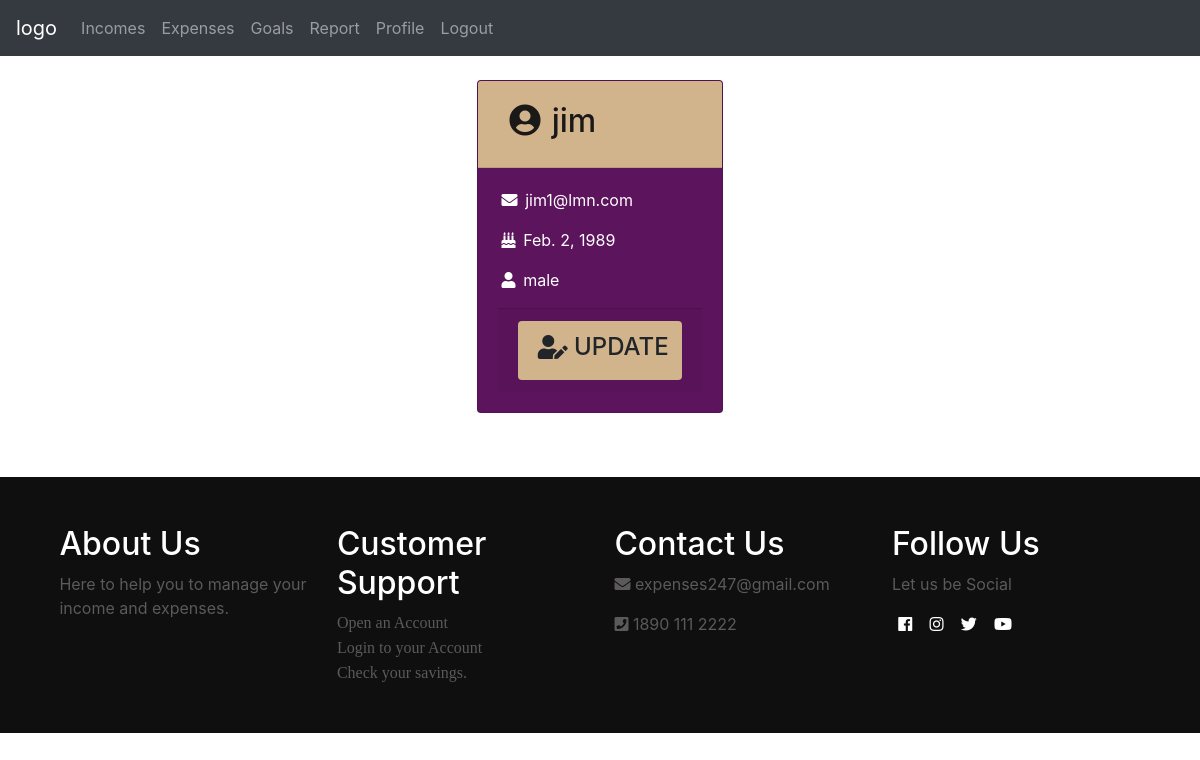
The page /profile/ (signed in) on the database its author committed.
### signup/models.py (models this page shows)
class user_details(models.Model):
    email = models.EmailField(max_length=30,primary_key=True)
    password = models.CharField(max_length=12, null=False)
    username = models.CharField(max_length=12)
    bdate = models.DateField()
    gender = models.CharField(max_length=6)

### signup/views.py (the view)
# urls.py: url(r'^profile/$',views.profile,name='profile'),
def profile(request):
    usr=user_details.objects.get(email=request.session['usremail'])
    return render(request,'signup/profile.html',context={"usr": usr})

### signup/templates/signup/profile.html (shortened to what this page needs)
<!DOCTYPE html>
{% extends 'base1.html' %}
    {% block content %}
    <div>
        <div class="container">
            <div class="row justify-content-center">
                <div class="card text-white mb-3" style="background-color: rgb(92, 20, 92);">
                    <div class="card-header" style="color: rgb(26, 25, 24);background-color: tan;"><h2><i class="fas fa-user-circle" style="padding: 0.7rem;"></i>{{ usr.username }}</h2></div>
                            <div class="card-body">
                                <p class="card-text"><i class="fas fa-envelope" style="padding: 0.2rem;"></i>   {{ usr.email }}</p>
                                <p class="card-text"><i class="fas fa-birthday-cake" style="padding: 0.2rem;"></i> {{ usr.bdate }}</p>
                                <p class="card-text"><i class="fas fa-user" style="padding: 0.2rem;"></i> {{ usr.gender }}</p>
                                <div class="card-footer" style="display: inline-flex;">
                                    <button class="btn" style="background-color: tan;" onclick='updPrf("{{ usr.email }}", "{{ csrf_token }}")'><h4><i class="fas fa-user-edit" style="padding: 0.4rem;"></i>UPDATE</h4></button>
                                </div>
                            </div>
                    </div>
                </div>
            </div>
    </div>
    <br><br>
    {% endblock %}

### income/static/income/style1.css (style rules this page uses)
:root { --Abel: 'Abel', cursive; --Anton: 'Anton', cursive; --Josefin: 'Josefin', cursive; --Lexend: 'Lexend', cursive; --Livvie: 'Livvie', cursive; --text-gray: #3f4954; --text-light: #686666da; --bg-color: #0f0f0f; --white: #ffffff; --midnight: #104f55; --sky: #B0C4DE; }

### rows shown on the page
user_details: username "jim", email "jim1@lmn.com", bdate "Feb. 2, 1989", gender "male"
